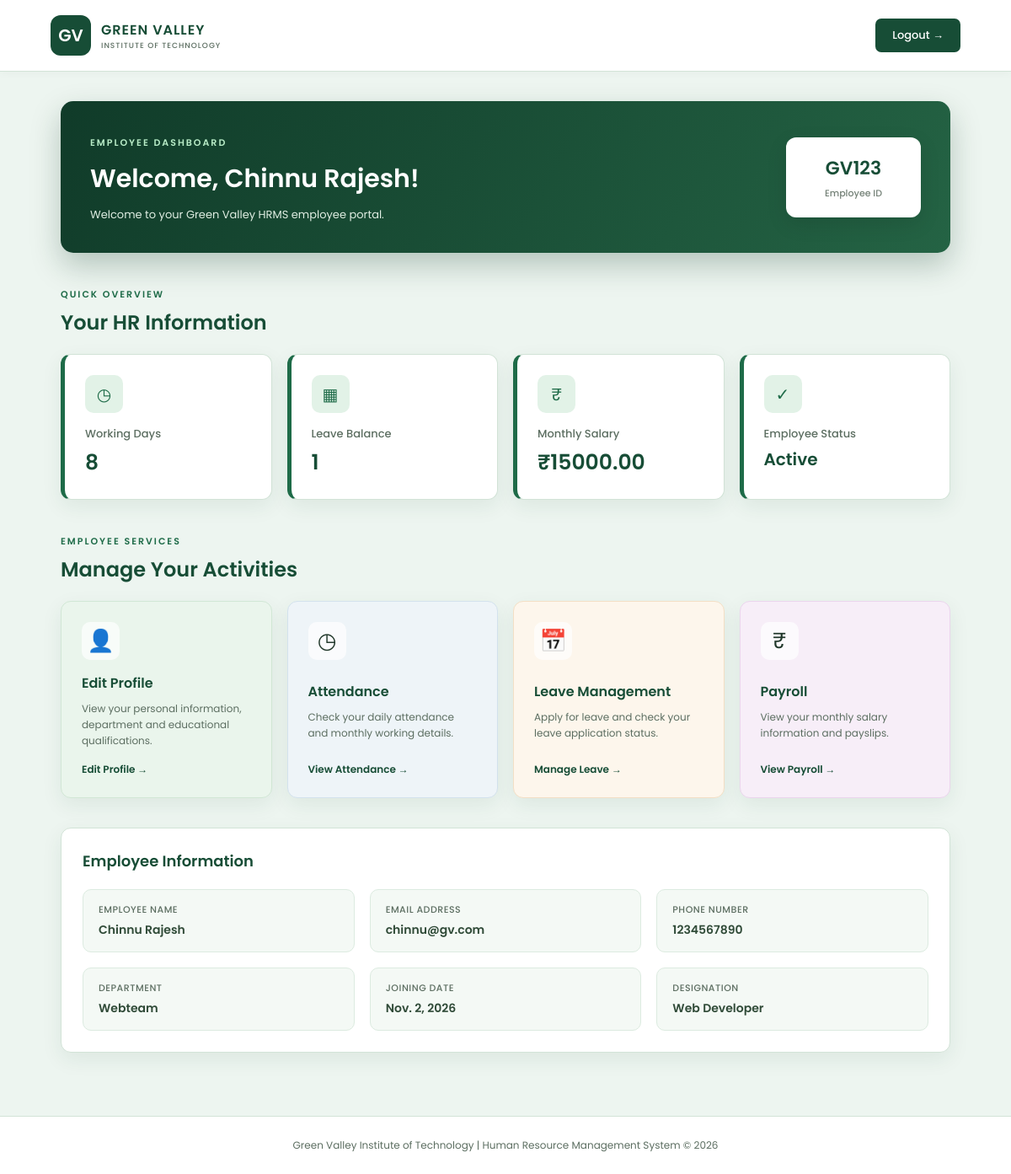
/dashboard/ (signed in), run on the app's committed database.
### app/models.py (models this page shows, shortened)
class Employee(models.Model):
    user = models.OneToOneField(User, on_delete=models.CASCADE)
    employeeid = models.CharField(max_length=50, unique=True)
    phonenumber = models.CharField(max_length=10, null=True, blank=True)
    department = models.CharField(max_length=100, blank=True)
    designation = models.CharField(max_length=200, blank=True)
    joiningdate = models.DateField(null=True, blank=True)
    salary = models.DecimalField(max_digits=10, decimal_places=2, default=0)

### app/views.py (the view)
# urls.py: path('dashboard/', views.dashboard, name='dashboard'),
@login_required
def dashboard(request):
    employee = Employee.objects.get(user=request.user)
    working_days = Attendance.objects.filter(
        employee=employee,
        status__in=['Present', 'Late']
    ).count()
    leave_balance = Leave.objects.filter(
        employee=employee,
        status='Approved'
    ).count()
    context = {
        'employee': employee,
        'working_days': working_days,
        'leave_balance': leave_balance,
    }
    return render(request, 'dashboard.html', context)

### templates/dashboard.html (shortened to what this page needs)
<!DOCTYPE html>
<html lang="en">
<head>
</head>
<body>
<header>
    <div class="logo">
        <div class="logo-icon">GV</div>
        <div>
            <h2>GREEN VALLEY</h2>
            <p>INSTITUTE OF TECHNOLOGY</p>
        </div>
    </div>
    <a href="{% url 'logout_employee' %}" class="logout">Logout →</a>
</header>
<main class="container">
    <section class="welcome">
        <div>
            <span>EMPLOYEE DASHBOARD</span>
            <h1>Welcome, {{ employee.user.first_name|title }}!</h1>
            <p>Welcome to your Green Valley HRMS employee portal.</p>
        </div>
        <div class="employee-badge">
            <h2>{{ employee.employeeid }}</h2>
            <p>Employee ID</p>
        </div>
    </section>
    <div class="section-heading">
        <span>QUICK OVERVIEW</span>
        <h2>Your HR Information</h2>
    </div>
    <section class="stats">
        <div class="stat-card">
            <div class="stat-icon">◷</div>
            <p>Working Days</p>
            <h2>{{ working_days|default:"0" }}</h2>
        </div>
        <div class="stat-card">
            <div class="stat-icon">▦</div>
            <p>Leave Balance</p>
            <h2>{{ leave_balance|default:"0" }}</h2>
        </div>
        <div class="stat-card">
            <div class="stat-icon">₹</div>
            <p>Monthly Salary</p>
            <h2>₹{{ employee.salary|default:"0" }}</h2>
        </div>
        <div class="stat-card">
            <div class="stat-icon">✓</div>
            <p>Employee Status</p>
            <h2 style="font-size:20px;">Active</h2>
        </div>
    </section>
    <div class="section-heading">
        <span>EMPLOYEE SERVICES</span>
        <h2>Manage Your Activities</h2>
    </div>
    <section class="dashboard-grid">
        <div class="dashboard-card">
            <div class="card-icon">👤</div>
            <div>
                <h3>Edit Profile</h3>
                <p>View your personal information, department and educational qualifications.</p>
            </div>
            <a href="{% url 'edit_profile' %}">Edit Profile →</a>
        </div>
        <div class="dashboard-card">
            <div class="card-icon">◷</div>
            <div>
                <h3>Attendance</h3>
                <p>Check your daily attendance and monthly working details.</p>
            </div>
            <a href="{% url 'attendance' %}">View Attendance →</a>
        </div>
        <div class="dashboard-card">
            <div class="card-icon">📅</div>
            <div>
                <h3>Leave Management</h3>
                <p>Apply for leave and check your leave application status.</p>
            </div>
            <a href="{% url 'apply_leave' %}">Manage Leave →</a>
        </div>
        <div class="dashboard-card">
            <div class="card-icon">₹</div>
            <div>
                <h3>Payroll</h3>
                <p>View your monthly salary information and payslips.</p>
            </div>
            <a href="{% url 'salary' %}">View Payroll →</a>
        </div>
    </section>
    <section class="profile">
        <h3>Employee Information</h3>
        <div class="profile-details">
            <div class="detail">
                <p>Employee Name</p>
                <h4>{{ employee.user.first_name|title }}</h4>
            </div>
            <div class="detail">
                <p>Email Address</p>
                <h4>{{ employee.user.email }}</h4>
            </div>
            <div class="detail">
                <p>Phone Number</p>
                <h4>{{ employee.phonenumber }}</h4>
            </div>
            <div class="detail">
                <p>Department</p>
                <h4>{{ employee.department }}</h4>
            </div>
            <div class="detail">
                <p>Joining Date</p>
                <h4>{{ employee.joiningdate }}</h4>
            </div>
            <div class="detail">
                <p>Designation</p>
                <h4>{{ employee.designation }}</h4>
            </div>
        </div>
    </section>
</main>
<footer>
    Green Valley Institute of Technology |
    Human Resource Management System © 2026
</footer>
</body>
</html>

### data on the page
Employee: user.first_name "Chinnu Rajesh", employeeid "GV123", salary "15000.00", user.email "chinnu@gv.com", phonenumber "1234567890", department "Webteam", joiningdate "Nov. 2, 2026", designation "Web Developer"

### other printed values
{{ working_days|default:"0" }} "8"
{{ leave_balance|default:"0" }} "1"
